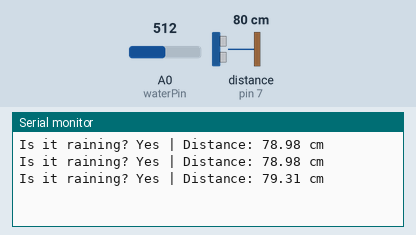
This sketch was run on a simulated Arduino Uno, built with avr-gcc and run on an emulated ATmega328P. On the bench: the last lines printed to the serial monitor. Wiring (inferred from the names in the program): ultrasonic range finder: trigger pin 8; echo pin 7. Inputs (shaded band) come from the test bench; at power-on: A0 (waterPin) = 512, distance to the obstacle (sensor on pin 7) 80 cm. The echo pulse lasts 58.3 µs per cm.

Above: at 1.3 s.
1.4 s: A0 (waterPin) set to 211
At 1.9 s:
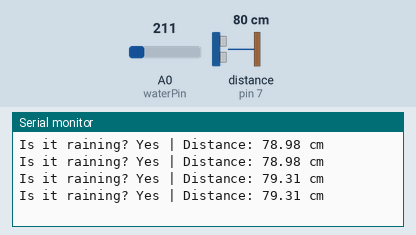
2.9 s: A0 (waterPin) set to 182
At 3.5 s:
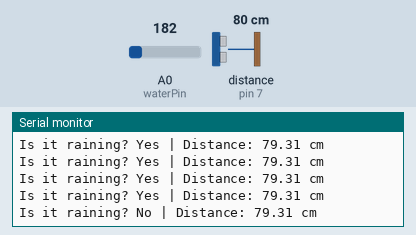

Measured:
- the behaviour switches between 201 and 200 on A0 (waterPin) (found by bisection; images 1 and 2)
- after the input at 2.9 s, the serial monitor: prints a new line after 0.14 s (image 2)

The sketch:

test_run.ino
```cpp
// HC-SR04 Test Code
const int trigPin = 8;
const int echoPin = 7;

void setup() {
  Serial.begin(9600);
  pinMode(trigPin, OUTPUT);
  pinMode(echoPin, INPUT);
}

void loop() {
  // Send a 10µs pulse to trigger
  digitalWrite(trigPin, LOW);
  delayMicroseconds(2);
  digitalWrite(trigPin, HIGH);
  delayMicroseconds(10);
  digitalWrite(trigPin, LOW);

  // Read the echo
  long duration = pulseIn(echoPin, HIGH);

  // Convert to cm
  float distance = duration * 0.034 / 2;

const int waterPin = A0
// Water Level Sensor
  ;int waterValue = analogRead(waterPin);
  String raining = (waterValue > 200) ? "Yes" : "No"; // Threshold = 500

// output
  Serial.print("Is it raining? ");
  Serial.print(raining);
  Serial.print(" | Distance: ");
  Serial.print(distance);
  Serial.println(" cm");

  delay(500); // Half-second delay
}
```
